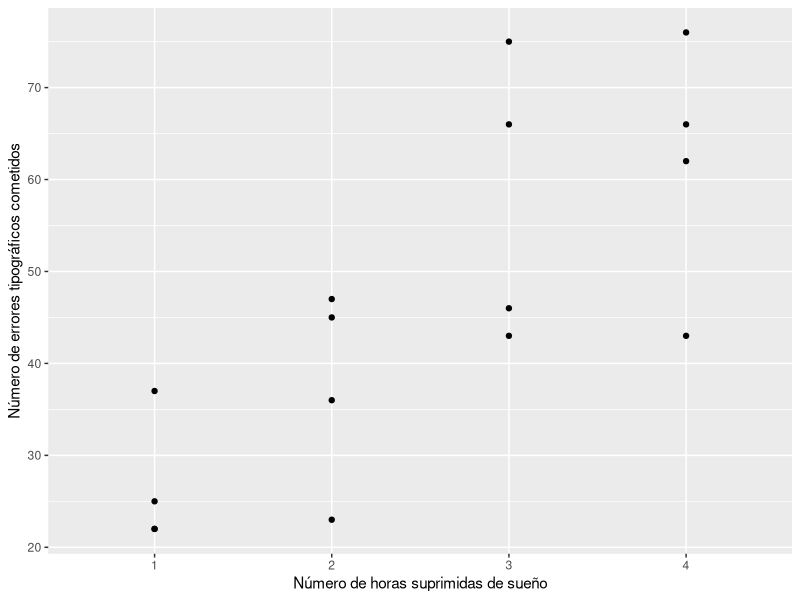
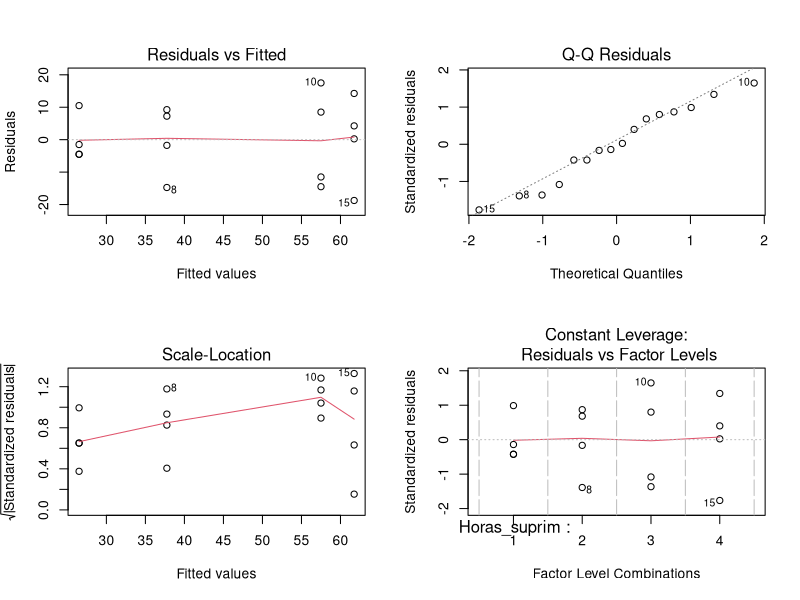
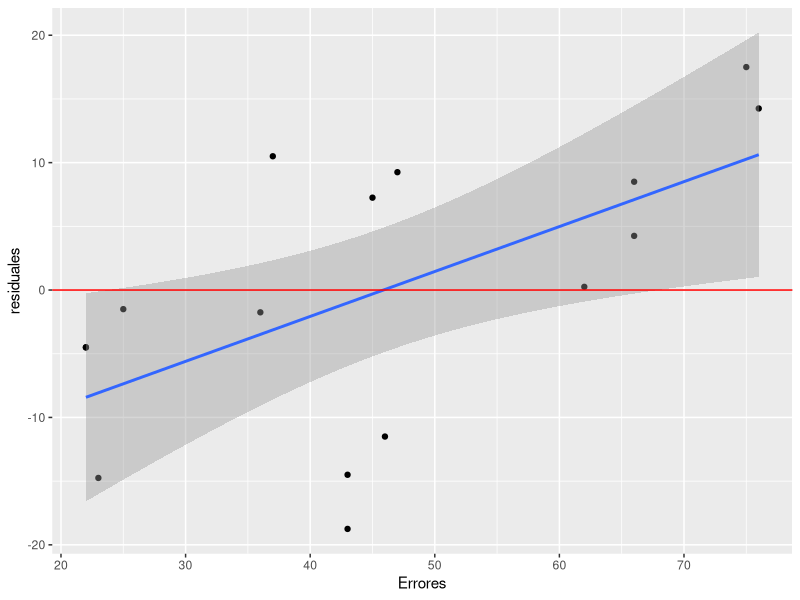
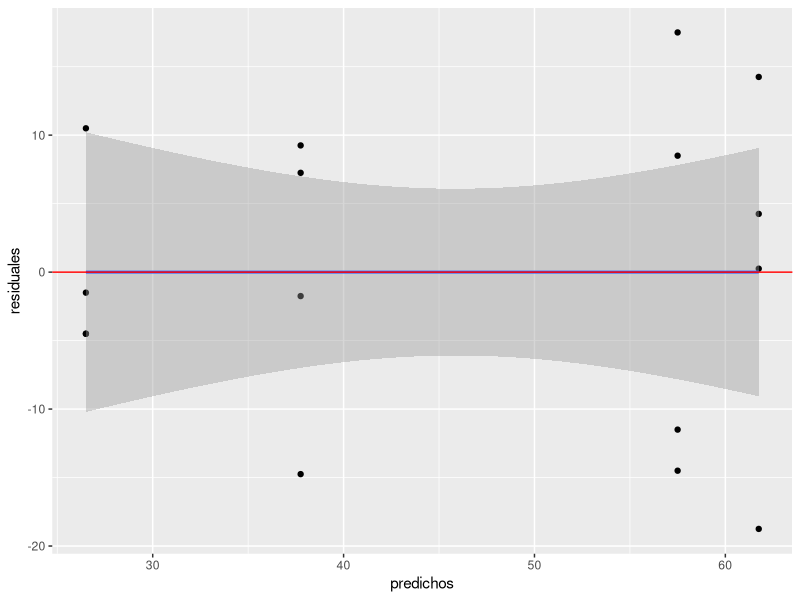
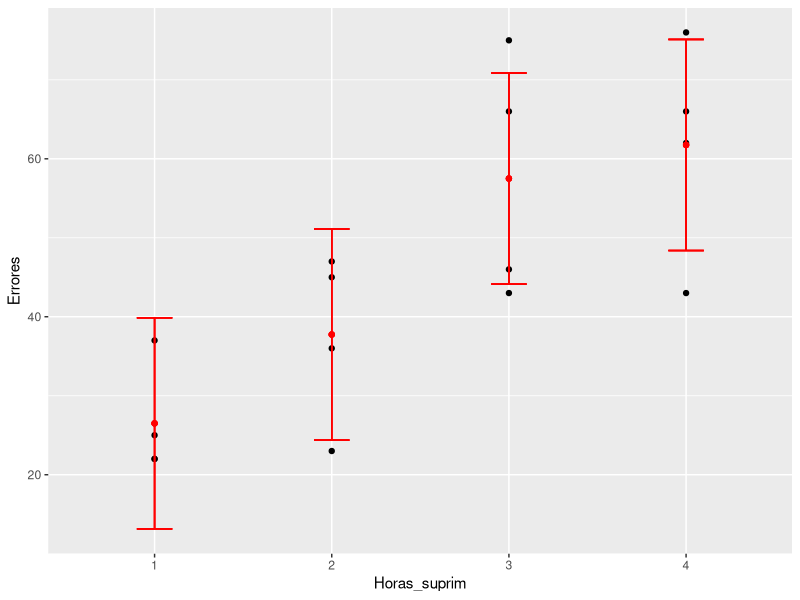
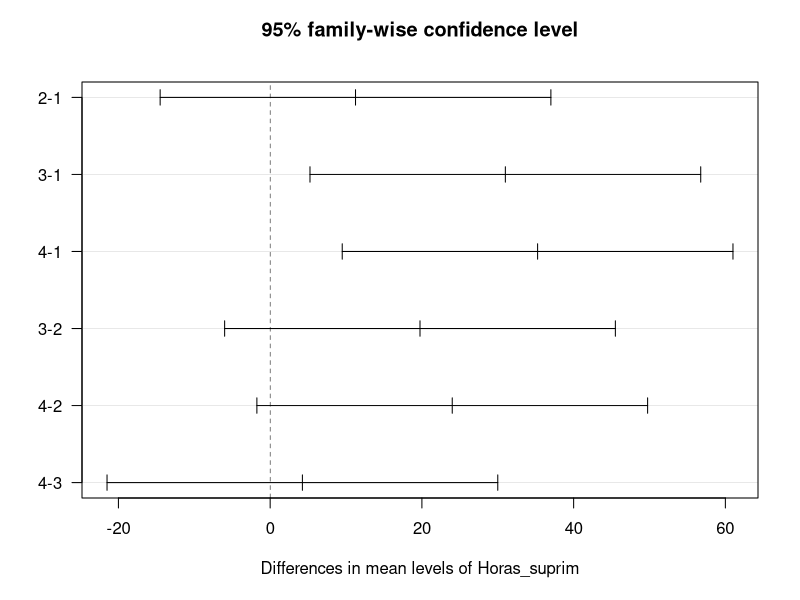

R code for these plots, in order:
## ---- chunk 1
knitr::opts_chunk$set(echo = TRUE)
## ---- chunk 2
sueño <- read.csv2("Ejemplo1.csv")
sueño$Horas_suprim <- factor(sueño$Horas_suprim)
## ---- chunk 3
library(ggplot2)
g1 <- ggplot(sueño, aes(Horas_suprim, Errores))
g1 + geom_point() +
     stat_summary(fun.data = "mean_cl_boot", 
                  colour = "blue", size = 0.5) +
     ylab("Número de errores tipográficos cometidos") +
     xlab("Número de horas suprimidas de sueño")
## ---- chunk 4
modelo1 <- aov(Errores ~ Horas_suprim, data = sueño)
summary(modelo1)
## ---- chunk 5
model.tables(modelo1, se = TRUE)
## ---- chunk 6
model.tables(modelo1, type = "mean", se = TRUE)
## ---- chunk 7
# Estimador de la varianza del error aleatorio
(varErr <- summary(modelo1)[[1]]$"Mean Sq"[2])
# Estimación de la desviación estándar del error aleatorio
(desvErr <- sqrt(varErr))
## ---- chunk 8
residuales <- residuals(modelo1)
residualesEstandarizados <- rstandard(modelo1) # Residuales estudentizados internos
residualesEstudentizado <- rstudent(modelo1)   # Residuales estudentizados externos
## ---- chunk 9
shapiro.test(residuales)
shapiro.test(residualesEstandarizados)
shapiro.test(residualesEstudentizado)
## ---- chunk 10
## Para el caso que los errores se distribuyen normales
bartlett.test(Errores ~ Horas_suprim, data = sueño)

## Prueba para el caso que los errores no se distribuyan normal
fligner.test(Errores ~ Horas_suprim, data = sueño)
## ---- chunk 11

par.orig <- par(no.readonly = TRUE)
par(mfrow = c(2, 2))
plot(modelo1)
par(par.orig)

sueño$residuales <- residuales
sueño$stdresiduales <- residualesEstandarizados
sueño$studresiduales <- residualesEstudentizado
sueño$predichos <- predict(modelo1)

library(ggplot2)
g1 <- ggplot(sueño, aes(Errores, residuales))
g1 + geom_point() + geom_smooth(method = lm) +
     geom_hline(yintercept = 0, col = "red")

g1 <- ggplot(sueño, aes(predichos, residuales))
g1 + geom_point() + geom_smooth(method = lm) +
     geom_hline(yintercept = 0, col = "red")


## ---- chunk 12
predichosIC <- data.frame(predict(modelo1, interval = "confidence"))
sueño$inf <- predichosIC$lwr
sueño$sup <- predichosIC$upr

library(ggplot2)
g1 <- ggplot(sueño, aes(Horas_suprim, Errores))
g1 + geom_point() +
     geom_point(aes(Horas_suprim, predichos), col = "red") +
     geom_errorbar(aes(ymax = sup, ymin = inf), col = "red", width = 0.2)
## ---- chunk 13
(THSD <- TukeyHSD(modelo1))

plot(THSD, las = 1)
